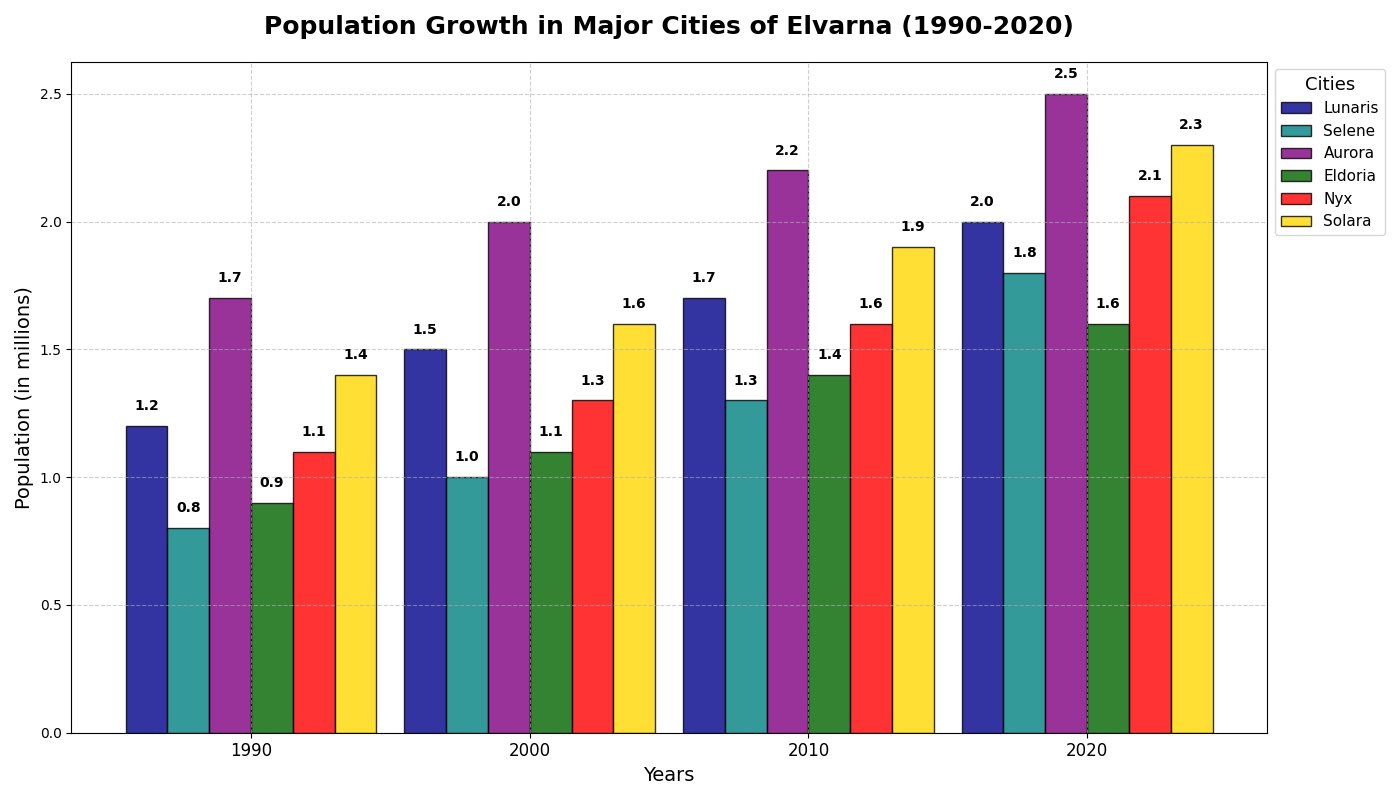

Write Python code to recreate this figure.
import matplotlib.pyplot as plt
import numpy as np

# Backstory: Population dynamics in a fictitious continent, Elvarna, over three decades.
# We are analyzing the population growth in six major cities over the years.

# Data: Population in millions over three decades for six cities in Elvarna
cities = ['Lunaris', 'Selene', 'Aurora', 'Eldoria', 'Nyx', 'Solara']
years = ['1990', '2000', '2010', '2020']

# Population data for each city across the years
population_data = {
    'Lunaris': [1.2, 1.5, 1.7, 2.0],
    'Selene': [0.8, 1.0, 1.3, 1.8],
    'Aurora': [1.7, 2.0, 2.2, 2.5],
    'Eldoria': [0.9, 1.1, 1.4, 1.6],
    'Nyx': [1.1, 1.3, 1.6, 2.1],
    'Solara': [1.4, 1.6, 1.9, 2.3]
}

# Colors for each city
colors = ['darkblue', 'teal', 'purple', 'darkgreen', 'red', 'gold']

# Create the plot
fig, ax = plt.subplots(figsize=(14, 8))
bar_width = 0.15  # Width of the bars

# Generate the bar positions for each city
bar_positions = np.arange(len(years))

# Plotting data for each city as groups
for i, city in enumerate(cities):
    ax.bar(
        bar_positions + i * bar_width,
        population_data[city], 
        width=bar_width,
        color=colors[i],
        edgecolor='black',
        label=city,
        alpha=0.8
    )

# Annotation for the data
for i, city in enumerate(cities):
    for j, pop in enumerate(population_data[city]):
        ax.text(
            bar_positions[j] + i * bar_width,
            pop + 0.05,
            f'{pop:.1f}',
            ha='center',
            va='bottom',
            fontsize=10,
            fontweight='bold',
            color='black'
        )

# Titles and Labels
ax.set_title('Population Growth in Major Cities of Elvarna (1990-2020)', fontsize=18, fontweight='bold', pad=20)
ax.set_xlabel('Years', fontsize=14)
ax.set_ylabel('Population (in millions)', fontsize=14)
ax.set_xticks(bar_positions + bar_width * (len(cities) - 1) / 2)
ax.set_xticklabels(years, fontsize=12)
ax.legend(title='Cities', title_fontsize='13', fontsize=11, loc='upper left', bbox_to_anchor=(1, 1))

# Customize the grid
ax.grid(True, linestyle='--', alpha=0.6)

# Make layout adjustments to avoid overlap
plt.tight_layout()

# Display the plot
plt.show()
